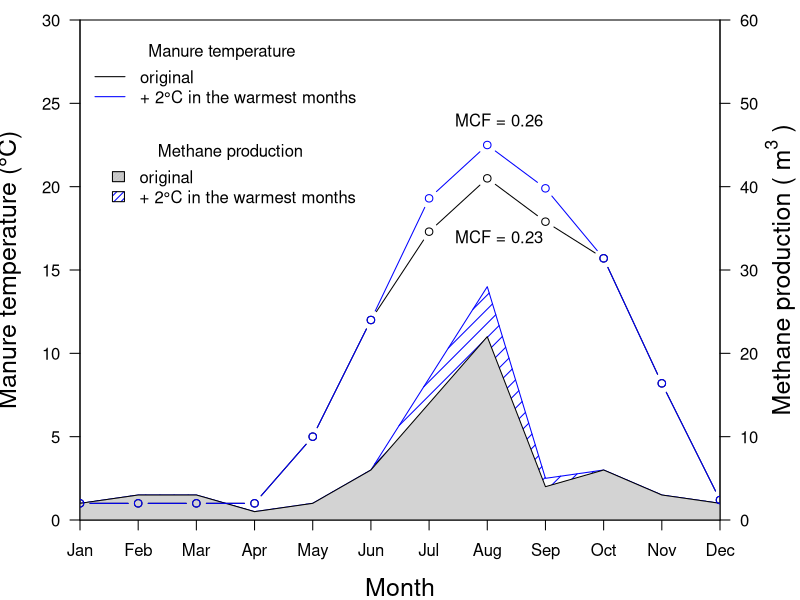

This figure's R source:
#To create a figure to demonstrate the influence of temperature on MCF
#The data is from the sheet:MCF sheet_Fig 1. 
#The manure temperature increase from 3 months. 
Tm<-c(1.0,1.0,1.0,1.0,5.0,12.0,17.3,20.5,17.9,15.7,8.2,1.2)
Tm.2<-c(1.0,1.0,1.0,1.0,5.0,12.0,19.3,22.5,19.9,15.7,8.2,1.2)
CH4  <-c(2,3,3,1,2,6,14,22,4,6,3,2)/2
CH4.2<-c(2,3,3,1,2,6,17,28,5,6,3,2)/2
#Output 800 x 600
par(mar=c(4,4,1,4))
plot(0,type="n",xlim=c(1,12),ylim=c(0,30),
     xlab="Month",ylab="Manure temperature (°C)"
     ,las=1,xaxt="n",xaxs="i",yaxs="i"
     ,cex.lab=1.5)
axis(1,at=c(1:12),labels=month.abb)
axis(4,at=seq(0,30,5),labels=seq(0,60,10),
     las=1)
mtext(expression("Methane production ("~m^3~")"),
      side=4,line=3,cex=1.5)
polygon(c(c(1:12),c(12:1)),c(CH4.2,rep(0,12))
        ,col="blue"
        ,density=10,angle=45)
polygon(c(c(1:12),c(12:1)),c(CH4,rep(0,12))
        ,col="lightgrey")
lines(c(1:12),Tm,type="b")
lines(c(1:12),Tm.2,type="b",col="blue")
legend(1,29,c("original","+ 2°C in the warmest months")
       ,col=c("black","blue"),lty=c(1,1),
       bty="n",title="Manure temperature")
legend(1.3,23,c("original","+ 2°C in the warmest months")
       ,fill=c("grey","blue"),density=c(100,20)
       ,bty="n",title="Methane production")
text(8.2,24,"MCF = 0.26")
text(8.2,17,"MCF = 0.23")
#arrows(8,22.5,8,20.5,length=0.03, angle=90)
